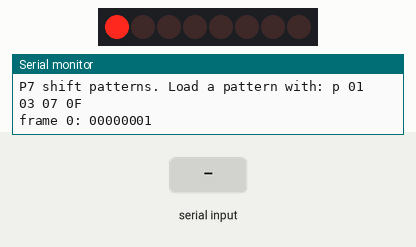
A sketch run on a simulated Arduino Uno, built with avr-gcc and run on an emulated ATmega328P. Parts: 8 shift-register outputs drawn as a row of LEDs (first output left, lit = HIGH), the last lines printed to the serial monitor. Wiring (inferred from the names in the program): shift register (74HC595): data pin 11; shift clock pin 12; latch pin 8. Wiring (inferred from the signals the program sends): row of LEDs: on Q0, Q1, Q2, Q3, Q4, Q5, Q6, Q7. The test bench sets the inputs (shaded band).

Above: at 0.18 s.
At 1.26 s:
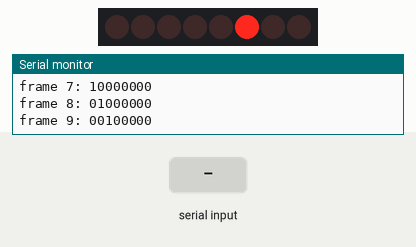
1.3 s: "90 45\n" received over Serial
At 1.38 s:
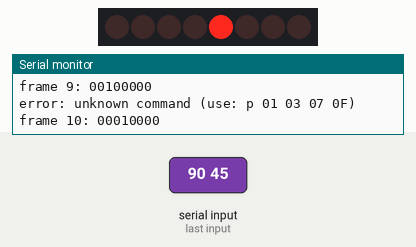
Timing chart, 0 to 9.3 s (numbered marks = the images above; inputs shaded):
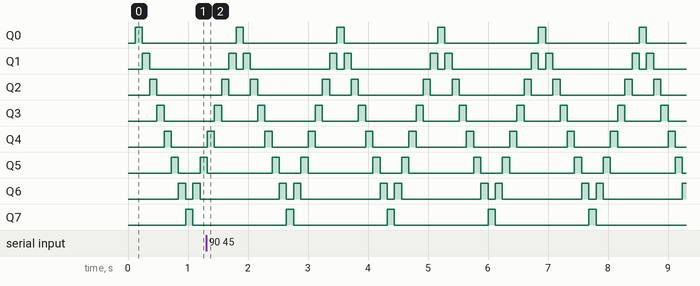

The sketch:

p07_shift_patterns.ino
```cpp
// WSU-COS 209 The Circuit-to-Cloud Workshop
// Practical 7: Counters, shift registers and buses  |  Lab sketch: LED patterns on a 74HC595
// (c) 2026 Wellspring University, Faculty of Computing. For registered WSU-COS 209 students.
//
// 74HC595 8-bit shift register with output latch (pin 16 = 5V, pin 8 = GND):
//   Q0 = 15, Q1 = 1, Q2 = 2, Q3 = 3, Q4 = 4, Q5 = 5, Q6 = 6, Q7 = 7, Q7S = 9
//   /MR = 10, SHCP = 11, STCP = 12, /OE = 13, DS = 14
//
// Wiring:
//   D11 -> DS (pin 14),  D12 -> SHCP (pin 11),  D8 -> STCP (pin 12)
//   /OE (pin 13) -> GND,  /MR (pin 10) -> 5V
//   Q0..Q7 -> 330 ohm -> LED -> GND   (8 LEDs, Q0 = right-most bit)
//
// Plays a pattern, one frame every 120 ms, and prints each frame:  frame 3: 00001000
// Load a new pattern from the Serial Monitor (or the P7 web pattern editor):
//   p 01 03 07 0F        (p, then 1 to 16 hex bytes separated by spaces)

const int PIN_DS = 11;         // serial data in
const int PIN_SHCP = 12;       // shift clock: each rising edge shifts one bit in
const int PIN_STCP = 8;        // storage (latch) clock: rising edge copies the 8 bits to the LEDs
const unsigned long FRAME_MS = 120;
const int MAX_FRAMES = 16;

// Default pattern: "Knight Rider" - one light runs left and back (14 frames).
const byte PATTERN[14] = {
  0x01, 0x02, 0x04, 0x08, 0x10, 0x20, 0x40,
  0x80, 0x40, 0x20, 0x10, 0x08, 0x04, 0x02
};

byte frames[MAX_FRAMES];       // the pattern being played (a copy we can change)
int frameCount = 0;
int frame = 0;                 // which frame is next
unsigned long lastFrameMs = 0;

char line[64];                 // the serial command being typed
int lineLength = 0;

// Send one byte to the 74HC595 and show it on the LEDs.
void showByte(byte value) {
  digitalWrite(PIN_STCP, LOW);
  shiftOut(PIN_DS, PIN_SHCP, MSBFIRST, value);   // 8 bits, bit 7 first (it ends up on Q7)
  digitalWrite(PIN_STCP, HIGH);                  // latch: all 8 LEDs change together
}

void printBinary8(byte value) {
  for (int bit = 7; bit >= 0; bit--) {
    Serial.print((value >> bit) & 1);
  }
}

// Value of one hex digit character, or -1 if it is not 0-9, A-F, a-f.
int hexValue(char c) {
  if (c >= '0' && c <= '9') return c - '0';
  if (c >= 'A' && c <= 'F') return c - 'A' + 10;
  if (c >= 'a' && c <= 'f') return c - 'a' + 10;
  return -1;
}

// Handle one complete line such as "p 01 03 07 0F".
void handleLine() {
  if (line[0] != 'p') {
    Serial.println("error: unknown command (use: p 01 03 07 0F)");
    return;
  }
  byte newFrames[MAX_FRAMES];
  int count = 0;
  int i = 1;
  while (i < lineLength) {
    if (line[i] == ' ') {          // skip spaces between the bytes
      i++;
      continue;
    }
    // One or two hex digits make one byte.
    int high = hexValue(line[i]);
    if (high < 0) {
      Serial.println("error: not a hex byte");
      return;
    }
    int value = high;
    i++;
    if (i < lineLength && hexValue(line[i]) >= 0) {
      value = value * 16 + hexValue(line[i]);
      i++;
    }
    if (count == MAX_FRAMES) {
      Serial.println("error: more than 16 bytes");
      return;
    }
    newFrames[count] = value;
    count++;
  }
  if (count == 0) {
    Serial.println("error: no bytes after p");
    return;
  }
  for (int k = 0; k < count; k++) {
    frames[k] = newFrames[k];
  }
  frameCount = count;
  frame = 0;
  Serial.print("loaded ");
  Serial.print(count);
  Serial.println(" frames");
}

void setup() {
  Serial.begin(115200);
  pinMode(PIN_DS, OUTPUT);
  pinMode(PIN_SHCP, OUTPUT);
  pinMode(PIN_STCP, OUTPUT);
  for (int k = 0; k < 14; k++) {
    frames[k] = PATTERN[k];
  }
  frameCount = 14;
  Serial.println("P7 shift patterns. Load a pattern with: p 01 03 07 0F");
  lastFrameMs = millis();
}

void loop() {
  // 1. Collect serial characters into a line; act on it at the end of the line.
  while (Serial.available() > 0) {
    char c = Serial.read();
    if (c == '\n' || c == '\r') {
      if (lineLength > 0) {
        line[lineLength] = 0;      // mark the end of the text
        handleLine();
        lineLength = 0;
      }
    } else if (lineLength < 63) {
      line[lineLength] = c;
      lineLength++;
    }
  }

  // 2. Every FRAME_MS show the next frame (millis() keeps the loop responsive).
  if (millis() - lastFrameMs >= FRAME_MS) {
    lastFrameMs = lastFrameMs + FRAME_MS;
    showByte(frames[frame]);
    Serial.print("frame ");
    Serial.print(frame);
    Serial.print(": ");
    printBinary8(frames[frame]);
    Serial.println();
    frame++;
    if (frame >= frameCount) {
      frame = 0;
    }
  }
}
```
